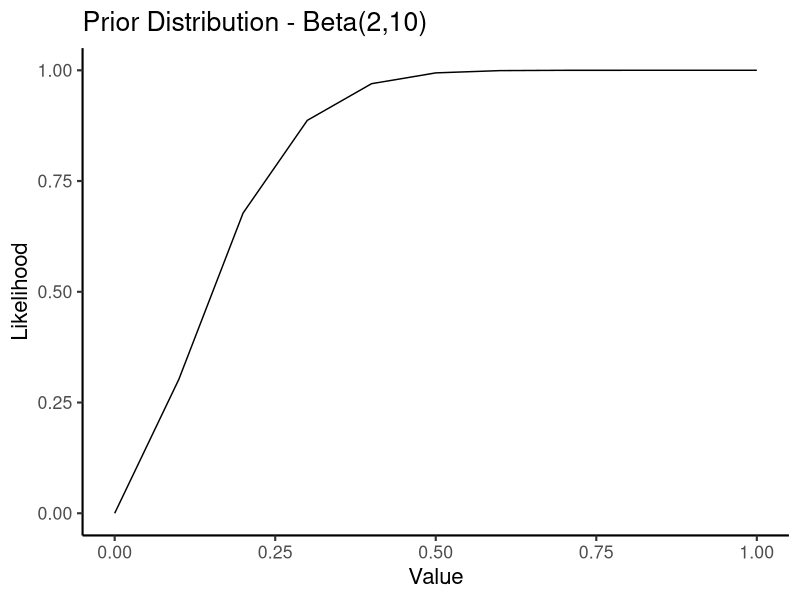

Here is the R script that generated this plot:
## ---- chunk 1
# hide this code chunk
#| echo: false
#| message: false

# defines the se function
se <- function(x) {
  sd(x, na.rm = TRUE) / sqrt(length(x))
}

#load these packages, nearly always needed
library(tidyverse)
library(knitr)

# sets maize and blue color scheme
color_scheme <- c("#00274c", "#ffcb05")
## ---- chunk 2
n <- 145
cases <- 8
theta <- c(0.03, 0.04, 0.05, 0.06)
priors <- c(0.5, rep(0.5/3,3))

data.frame(hypothesis = theta,
           priors=priors) |>
  mutate(likelihood = dbinom(cases, size = n, prob = hypothesis)) |> #this does not give the same results as the notes probably an approximation
  mutate(rel.likelihood = likelihood / min(likelihood)) |>
  mutate(posterior = priors * likelihood / sum(priors * likelihood)) |>
  kable(caption=paste0("Probability of observing ", cases, " cases out of ",n, " trials"),
        digits=c(3,3,2))

#this does not give the same results as the notes
## ---- chunk 3
alpha <- 2
beta <- 10
range <- seq(0,1,by=0.1)
likelihood <- pbeta(range,shape1=alpha,shape2=beta)
data.beta <- data.frame(range=range,
                        likelihood=likelihood)

ggplot(data.beta,aes(y=likelihood,x=range)) +
  geom_line() +
  labs(title=paste0("Prior Distribution - Beta(",alpha,",",beta,")"),
       x="Value",
       y="Likelihood") +
  theme_classic(base_size=16)

## ---- chunk 4
sessionInfo()
